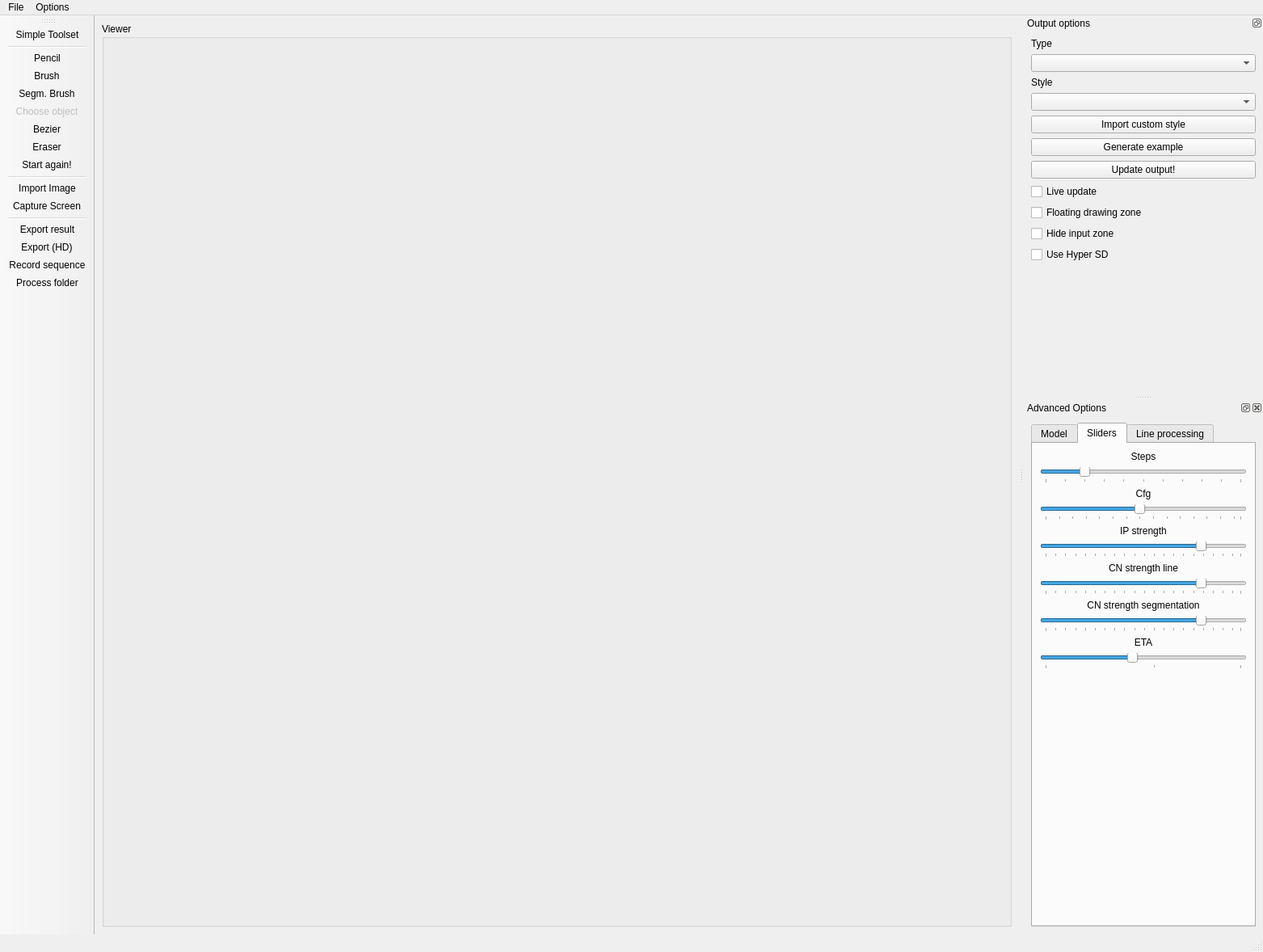
<?xml version="1.0" encoding="UTF-8"?>
<ui version="4.0">
 <class>MainWindow</class>
 <widget class="QMainWindow" name="MainWindow">
  <property name="geometry">
   <rect>
    <x>0</x>
    <y>0</y>
    <width>1563</width>
    <height>1178</height>
   </rect>
  </property>
  <property name="windowTitle">
   <string>MainWindow</string>
  </property>
  <property name="styleSheet">
   <string notr="true">QWidget {
    font-family: 'Roboto', sans-serif;
}
</string>
  </property>
  <widget class="QWidget" name="centralwidget">
   <layout class="QVBoxLayout" name="verticalLayout_2">
    <item>
     <layout class="QVBoxLayout" name="verticalLayout">
      <item>
       <widget class="QGroupBox" name="groupBox">
        <property name="title">
         <string>Viewer</string>
        </property>
        <layout class="QVBoxLayout" name="verticalLayout_4">
         <item>
          <layout class="QHBoxLayout" name="horizontalLayout_4"/>
         </item>
         <item>
          <spacer name="verticalSpacer_2">
           <property name="orientation">
            <enum>Qt::Vertical</enum>
           </property>
           <property name="sizeHint" stdset="0">
            <size>
             <width>20</width>
             <height>40</height>
            </size>
           </property>
          </spacer>
         </item>
        </layout>
       </widget>
      </item>
     </layout>
    </item>
   </layout>
  </widget>
  <widget class="QMenuBar" name="menubar">
   <property name="geometry">
    <rect>
     <x>0</x>
     <y>0</y>
     <width>1563</width>
     <height>24</height>
    </rect>
   </property>
   <widget class="QMenu" name="menuExport">
    <property name="title">
     <string>File</string>
    </property>
    <addaction name="import_action"/>
    <addaction name="export_action"/>
    <addaction name="exporthd_action"/>
   </widget>
   <widget class="QMenu" name="menuOptions">
    <property name="title">
     <string>Options</string>
    </property>
    <addaction name="actionAdvanced_options"/>
   </widget>
   <addaction name="menuExport"/>
   <addaction name="menuOptions"/>
  </widget>
  <widget class="QStatusBar" name="statusbar"/>
  <widget class="QToolBar" name="toolBar">
   <property name="windowTitle">
    <string>toolBar</string>
   </property>
   <property name="iconSize">
    <size>
     <width>32</width>
     <height>32</height>
    </size>
   </property>
   <property name="toolButtonStyle">
    <enum>Qt::ToolButtonTextUnderIcon</enum>
   </property>
   <attribute name="toolBarArea">
    <enum>LeftToolBarArea</enum>
   </attribute>
   <attribute name="toolBarBreak">
    <bool>false</bool>
   </attribute>
   <addaction name="toggle_action"/>
   <addaction name="separator"/>
   <addaction name="pencil_action"/>
   <addaction name="brush_action"/>
   <addaction name="spray_action"/>
   <addaction name="palette_action"/>
   <addaction name="bezier_action"/>
   <addaction name="eraser_action"/>
   <addaction name="reset_action"/>
   <addaction name="separator"/>
   <addaction name="import_action"/>
   <addaction name="capture_action"/>
   <addaction name="separator"/>
   <addaction name="export_action"/>
   <addaction name="exporthd_action"/>
   <addaction name="sequence_action"/>
   <addaction name="process_action"/>
  </widget>
  <widget class="QDockWidget" name="dockWidget">
   <property name="floating">
    <bool>false</bool>
   </property>
   <property name="features">
    <set>QDockWidget::DockWidgetFloatable|QDockWidget::DockWidgetMovable</set>
   </property>
   <property name="allowedAreas">
    <set>Qt::AllDockWidgetAreas</set>
   </property>
   <property name="windowTitle">
    <string>Output options</string>
   </property>
   <attribute name="dockWidgetArea">
    <number>2</number>
   </attribute>
   <widget class="QWidget" name="dockWidgetContents">
    <layout class="QVBoxLayout" name="verticalLayout_3">
     <item>
      <widget class="QLabel" name="label_7">
       <property name="text">
        <string>Type</string>
       </property>
      </widget>
     </item>
     <item>
      <widget class="QComboBox" name="comboBox"/>
     </item>
     <item>
      <widget class="QLabel" name="label_8">
       <property name="text">
        <string>Style</string>
       </property>
      </widget>
     </item>
     <item>
      <widget class="QComboBox" name="comboBox_style"/>
     </item>
     <item>
      <widget class="QPushButton" name="pushButton_import_style">
       <property name="text">
        <string>Import custom style</string>
       </property>
      </widget>
     </item>
     <item>
      <widget class="QPushButton" name="pushButton_example">
       <property name="text">
        <string>Generate example</string>
       </property>
      </widget>
     </item>
     <item>
      <widget class="QPushButton" name="pushButton">
       <property name="minimumSize">
        <size>
         <width>200</width>
         <height>0</height>
        </size>
       </property>
       <property name="text">
        <string>Update output!</string>
       </property>
      </widget>
     </item>
     <item>
      <widget class="QCheckBox" name="checkBox">
       <property name="text">
        <string>Live update</string>
       </property>
      </widget>
     </item>
     <item>
      <widget class="QCheckBox" name="checkBox_float_draw">
       <property name="text">
        <string>Floating drawing zone</string>
       </property>
      </widget>
     </item>
     <item>
      <widget class="QCheckBox" name="checkBox_hide">
       <property name="text">
        <string>Hide input zone</string>
       </property>
      </widget>
     </item>
     <item>
      <widget class="QCheckBox" name="checkBox_hyper">
       <property name="text">
        <string>Use Hyper SD</string>
       </property>
      </widget>
     </item>
     <item>
      <spacer name="verticalSpacer">
       <property name="orientation">
        <enum>Qt::Vertical</enum>
       </property>
       <property name="sizeHint" stdset="0">
        <size>
         <width>20</width>
         <height>40</height>
        </size>
       </property>
      </spacer>
     </item>
    </layout>
   </widget>
  </widget>
  <widget class="QDockWidget" name="dockWidget_2">
   <property name="allowedAreas">
    <set>Qt::LeftDockWidgetArea|Qt::RightDockWidgetArea</set>
   </property>
   <property name="windowTitle">
    <string>Advanced Options</string>
   </property>
   <attribute name="dockWidgetArea">
    <number>2</number>
   </attribute>
   <widget class="QWidget" name="dockWidgetContents_2">
    <layout class="QVBoxLayout" name="verticalLayout_10">
     <item>
      <widget class="QTabWidget" name="tabWidget">
       <property name="currentIndex">
        <number>1</number>
       </property>
       <widget class="QWidget" name="tab">
        <attribute name="title">
         <string>Model</string>
        </attribute>
        <layout class="QVBoxLayout" name="verticalLayout_11">
         <item>
          <widget class="QComboBox" name="comboBox_model"/>
         </item>
         <item>
          <widget class="QLabel" name="label_6">
           <property name="text">
            <string>Seed</string>
           </property>
          </widget>
         </item>
         <item>
          <widget class="QLineEdit" name="lineEdit_seed">
           <property name="text">
            <string>62</string>
           </property>
          </widget>
         </item>
         <item>
          <widget class="QLabel" name="label_4">
           <property name="text">
            <string>Prompt</string>
           </property>
          </widget>
         </item>
         <item>
          <widget class="QTextEdit" name="textEdit">
           <property name="maximumSize">
            <size>
             <width>16777215</width>
             <height>100</height>
            </size>
           </property>
          </widget>
         </item>
         <item>
          <widget class="QLabel" name="label_5">
           <property name="text">
            <string>Negative prompt</string>
           </property>
          </widget>
         </item>
         <item>
          <widget class="QTextEdit" name="textEdit_negative">
           <property name="maximumSize">
            <size>
             <width>16777215</width>
             <height>100</height>
            </size>
           </property>
          </widget>
         </item>
         <item>
          <widget class="QCheckBox" name="checkBox_sp">
           <property name="text">
            <string>Use super simple prompts</string>
           </property>
          </widget>
         </item>
         <item>
          <widget class="QCheckBox" name="checkBox_keep_p">
           <property name="text">
            <string>Keep prompt</string>
           </property>
          </widget>
         </item>
         <item>
          <spacer name="verticalSpacer_4">
           <property name="orientation">
            <enum>Qt::Vertical</enum>
           </property>
           <property name="sizeHint" stdset="0">
            <size>
             <width>20</width>
             <height>40</height>
            </size>
           </property>
          </spacer>
         </item>
        </layout>
       </widget>
       <widget class="QWidget" name="tab_3">
        <attribute name="title">
         <string>Sliders</string>
        </attribute>
        <layout class="QVBoxLayout" name="verticalLayout_5">
         <item>
          <widget class="QLabel" name="label">
           <property name="text">
            <string>Steps</string>
           </property>
           <property name="alignment">
            <set>Qt::AlignCenter</set>
           </property>
          </widget>
         </item>
         <item>
          <widget class="QSlider" name="step_slider">
           <property name="maximumSize">
            <size>
             <width>1677215</width>
             <height>16777215</height>
            </size>
           </property>
           <property name="minimum">
            <number>2</number>
           </property>
           <property name="maximum">
            <number>12</number>
           </property>
           <property name="value">
            <number>4</number>
           </property>
           <property name="orientation">
            <enum>Qt::Horizontal</enum>
           </property>
           <property name="tickPosition">
            <enum>QSlider::TicksBelow</enum>
           </property>
           <property name="tickInterval">
            <number>1</number>
           </property>
          </widget>
         </item>
         <item>
          <widget class="QLabel" name="label_2">
           <property name="text">
            <string>Cfg</string>
           </property>
           <property name="alignment">
            <set>Qt::AlignCenter</set>
           </property>
          </widget>
         </item>
         <item>
          <widget class="QSlider" name="cfg_slider">
           <property name="maximumSize">
            <size>
             <width>1677215</width>
             <height>16777215</height>
            </size>
           </property>
           <property name="minimum">
            <number>1</number>
           </property>
           <property name="maximum">
            <number>30</number>
           </property>
           <property name="singleStep">
            <number>2</number>
           </property>
           <property name="value">
            <number>15</number>
           </property>
           <property name="orientation">
            <enum>Qt::Horizontal</enum>
           </property>
           <property name="tickPosition">
            <enum>QSlider::TicksBelow</enum>
           </property>
           <property name="tickInterval">
            <number>2</number>
           </property>
          </widget>
         </item>
         <item>
          <widget class="QLabel" name="label_3">
           <property name="text">
            <string>IP strength</string>
           </property>
           <property name="alignment">
            <set>Qt::AlignCenter</set>
           </property>
          </widget>
         </item>
         <item>
          <widget class="QSlider" name="strength_slider">
           <property name="maximumSize">
            <size>
             <width>16777215</width>
             <height>16777215</height>
            </size>
           </property>
           <property name="minimum">
            <number>1</number>
           </property>
           <property name="maximum">
            <number>100</number>
           </property>
           <property name="singleStep">
            <number>5</number>
           </property>
           <property name="value">
            <number>80</number>
           </property>
           <property name="sliderPosition">
            <number>80</number>
           </property>
           <property name="orientation">
            <enum>Qt::Horizontal</enum>
           </property>
           <property name="tickPosition">
            <enum>QSlider::TicksBelow</enum>
           </property>
           <property name="tickInterval">
            <number>5</number>
           </property>
          </widget>
         </item>
         <item>
          <widget class="QLabel" name="label_10">
           <property name="text">
            <string>CN strength line</string>
           </property>
           <property name="alignment">
            <set>Qt::AlignCenter</set>
           </property>
          </widget>
         </item>
         <item>
          <widget class="QSlider" name="strength_slider_cn">
           <property name="maximumSize">
            <size>
             <width>16777215</width>
             <height>16777215</height>
            </size>
           </property>
           <property name="minimum">
            <number>1</number>
           </property>
           <property name="maximum">
            <number>100</number>
           </property>
           <property name="singleStep">
            <number>5</number>
           </property>
           <property name="value">
            <number>80</number>
           </property>
           <property name="sliderPosition">
            <number>80</number>
           </property>
           <property name="orientation">
            <enum>Qt::Horizontal</enum>
           </property>
           <property name="tickPosition">
            <enum>QSlider::TicksBelow</enum>
           </property>
           <property name="tickInterval">
            <number>5</number>
           </property>
          </widget>
         </item>
         <item>
          <widget class="QLabel" name="label_11">
           <property name="text">
            <string>CN strength segmentation</string>
           </property>
           <property name="alignment">
            <set>Qt::AlignCenter</set>
           </property>
          </widget>
         </item>
         <item>
          <widget class="QSlider" name="strength_slider_cn_2">
           <property name="maximumSize">
            <size>
             <width>16777215</width>
             <height>16777215</height>
            </size>
           </property>
           <property name="minimum">
            <number>1</number>
           </property>
           <property name="maximum">
            <number>100</number>
           </property>
           <property name="singleStep">
            <number>5</number>
           </property>
           <property name="value">
            <number>80</number>
           </property>
           <property name="sliderPosition">
            <number>80</number>
           </property>
           <property name="orientation">
            <enum>Qt::Horizontal</enum>
           </property>
           <property name="tickPosition">
            <enum>QSlider::TicksBelow</enum>
           </property>
           <property name="tickInterval">
            <number>5</number>
           </property>
          </widget>
         </item>
         <item>
          <widget class="QLabel" name="label_12">
           <property name="text">
            <string>ETA</string>
           </property>
           <property name="alignment">
            <set>Qt::AlignCenter</set>
           </property>
          </widget>
         </item>
         <item>
          <widget class="QSlider" name="strength_slider_eta">
           <property name="maximumSize">
            <size>
             <width>16777215</width>
             <height>16777215</height>
            </size>
           </property>
           <property name="minimum">
            <number>1</number>
           </property>
           <property name="maximum">
            <number>10</number>
           </property>
           <property name="singleStep">
            <number>1</number>
           </property>
           <property name="value">
            <number>5</number>
           </property>
           <property name="sliderPosition">
            <number>5</number>
           </property>
           <property name="orientation">
            <enum>Qt::Horizontal</enum>
           </property>
           <property name="tickPosition">
            <enum>QSlider::TicksBelow</enum>
           </property>
           <property name="tickInterval">
            <number>5</number>
           </property>
          </widget>
         </item>
         <item>
          <spacer name="verticalSpacer_3">
           <property name="orientation">
            <enum>Qt::Vertical</enum>
           </property>
           <property name="sizeHint" stdset="0">
            <size>
             <width>20</width>
             <height>40</height>
            </size>
           </property>
          </spacer>
         </item>
        </layout>
       </widget>
       <widget class="QWidget" name="tab_2">
        <attribute name="title">
         <string>Line processing</string>
        </attribute>
        <layout class="QVBoxLayout" name="verticalLayout_12">
         <item>
          <widget class="QLabel" name="label_9">
           <property name="text">
            <string>Processing type</string>
           </property>
          </widget>
         </item>
         <item>
          <widget class="QComboBox" name="comboBox_lines"/>
         </item>
         <item>
          <spacer name="verticalSpacer_5">
           <property name="orientation">
            <enum>Qt::Vertical</enum>
           </property>
           <property name="sizeHint" stdset="0">
            <size>
             <width>20</width>
             <height>40</height>
            </size>
           </property>
          </spacer>
         </item>
        </layout>
       </widget>
      </widget>
     </item>
    </layout>
   </widget>
  </widget>
  <action name="brush_action">
   <property name="checkable">
    <bool>true</bool>
   </property>
   <property name="enabled">
    <bool>true</bool>
   </property>
   <property name="text">
    <string>Brush</string>
   </property>
   <property name="toolTip">
    <string>Draw with brush</string>
   </property>
  </action>
  <action name="eraser_action">
   <property name="checkable">
    <bool>true</bool>
   </property>
   <property name="enabled">
    <bool>true</bool>
   </property>
   <property name="text">
    <string>Eraser</string>
   </property>
   <property name="toolTip">
    <string>Erase </string>
   </property>
  </action>
  <action name="export_action">
   <property name="text">
    <string>Export result</string>
   </property>
  </action>
  <action name="reset_action">
   <property name="text">
    <string>Start again!</string>
   </property>
  </action>
  <action name="actionAdvanced_options">
   <property name="text">
    <string>Advanced options</string>
   </property>
  </action>
  <action name="capture_action">
   <property name="checkable">
    <bool>true</bool>
   </property>
   <property name="text">
    <string>Capture Screen</string>
   </property>
  </action>
  <action name="import_action">
   <property name="text">
    <string>Import Image</string>
   </property>
   <property name="toolTip">
    <string>Import an image to process</string>
   </property>
  </action>
  <action name="pencil_action">
   <property name="checkable">
    <bool>true</bool>
   </property>
   <property name="text">
    <string>Pencil</string>
   </property>
  </action>
  <action name="bezier_action">
   <property name="checkable">
    <bool>true</bool>
   </property>
   <property name="text">
    <string>Bezier</string>
   </property>
  </action>
  <action name="exporthd_action">
   <property name="text">
    <string>Export (HD)</string>
   </property>
  </action>
  <action name="toggle_action">
   <property name="text">
    <string>Simple Toolset</string>
   </property>
   <property name="toolTip">
    <string>Switch simple/full toolset</string>
   </property>
  </action>
  <action name="sequence_action">
   <property name="checkable">
    <bool>true</bool>
   </property>
   <property name="text">
    <string>Record sequence</string>
   </property>
   <property name="toolTip">
    <string>Record a drawing sequence (click again to stop)</string>
   </property>
  </action>
  <action name="process_action">
   <property name="text">
    <string>Process folder</string>
   </property>
   <property name="toolTip">
    <string>process all images in a folder with the current settings</string>
   </property>
  </action>
  <action name="spray_action">
   <property name="checkable">
    <bool>true</bool>
   </property>
   <property name="text">
    <string>Segm. Brush</string>
   </property>
   <property name="toolTip">
    <string>Coloring Brush</string>
   </property>
  </action>
  <action name="palette_action">
   <property name="enabled">
    <bool>false</bool>
   </property>
   <property name="text">
    <string>Choose object</string>
   </property>
  </action>
 </widget>
 <resources/>
 <connections/>
</ui>
